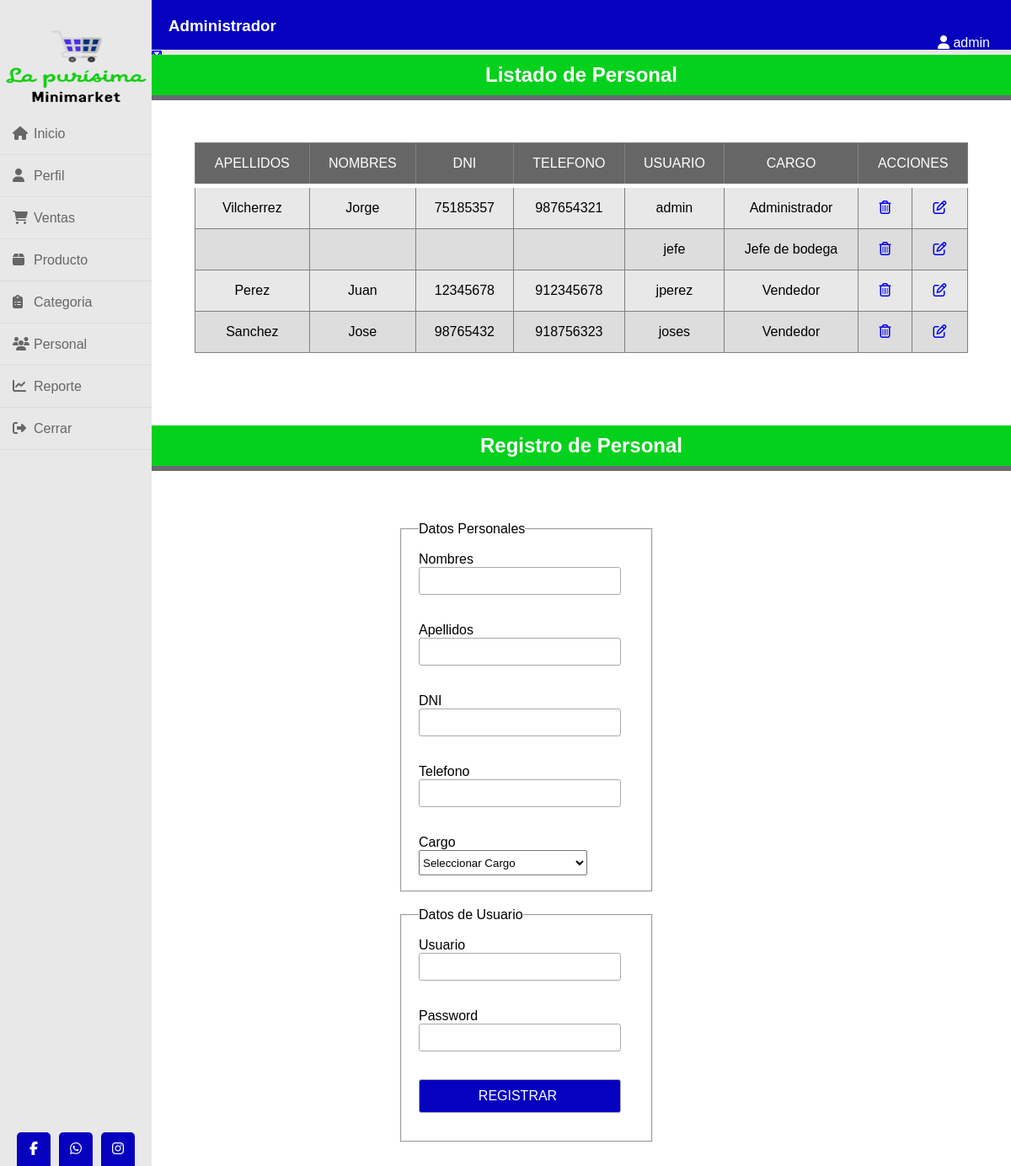
Screenshot of /personal.php (signed in) with the database file from the repository.
### tables this page shows
CREATE TABLE `tipo_usuario` (
  `id_tipoU` int(11) NOT NULL,
  `descripcion` varchar(30) NOT NULL
);

CREATE TABLE `usuario` (
  `id_usuario` int(11) NOT NULL,
  `nombre` varchar(30) NOT NULL,
  `apellidos` varchar(40) NOT NULL,
  `dni` char(8) NOT NULL,
  `telefono` varchar(9) NOT NULL,
  `usuario` varchar(25) NOT NULL,
  `password` varchar(25) NOT NULL,
  `id_tipoU` int(11) NOT NULL,
  `activo` int(11) NOT NULL
);

### personal.php (the view, shortened to what this page needs)
<?php
	$idUser=$_SESSION['login'];
?>
<!DOCTYPE html>
<html>
<head>
	<link rel="stylesheet" href="css/estilos-admin.css">
</head>
<body>
	<div class="general">
		<div class="lateral">
				<img src="img/logooficial.png" width="180" height="100" >
			<ul>
				<li><a href="ventas.php"><i class="fas fa-home"></i>Inicio</a></li>
				<li><a href="perfil.php?id= <?php echo $idUser; ?>"><i class="fas fa-user"></i>Perfil</a></li>
				<?php if ($_SESSION['cargo']==1 || $_SESSION['cargo']==2 || $_SESSION['cargo']==3) { ?><li><a href="ventas.php"><i class="fas fa-shopping-cart"></i>Ventas</a></li><?php } ?>
				<?php if ($_SESSION['cargo']==1 || $_SESSION['cargo']==3) { ?><li><a href="producto.php"><i class="fas fa-box"></i>Producto</a></li><?php } ?>
				<?php if ($_SESSION['cargo']==1 || $_SESSION['cargo']==2) { ?><li><a href="categoria.php"><i class="fas fa-clipboard-list"></i>Categoria</a></li><?php } ?>
				<?php if ($_SESSION['cargo']==1 || $_SESSION['cargo']==2) { ?><li><a href="personal.php"><i class="fas fa-users"></i>Personal</a></li><?php } ?>
				<?php if ($_SESSION['cargo']==1 || $_SESSION['cargo']==2) { ?><li><a href="reporte.php"><i class="fas fa-chart-line"></i>Reporte</a></li><?php } ?>
				<li><a href="cerrar.php"><i class="fas fa-sign-out-alt"></i>Cerrar</a></li>
			</ul>
			<div class="social_media">
				<a href="#"><i class="fab fa-facebook-f"></i></a>
				<a href="#"><i class="fab fa-whatsapp"></i></a>
				<a href="#"><i class="fab fa-instagram"></i></a>
			</div>
		</div>
		<div class="informacion">
			<h3><?php
					$cargo=$_SESSION['cargo'];
					include("conexion.php");
					$solicitud="SELECT *FROM tipo_usuario where id_tipoU=$cargo";
					$resultado=mysqli_query($conexion,$solicitud);
					$fila=mysqli_fetch_array($resultado);
					echo $fila['descripcion'];
				?></h3>
			<a href="#">
				<i class="fa fa-user"></i>
					<?php
						echo $_SESSION['usuario'];
					?>
			</a>
		</div><br>
		<div class="contacto">
			<ul class="nav">
				<li>
					<a href="#"><i class="far fa-plus-circle"></i></a>
				</li>
			</ul>
		</div>
		<div class="conte">
			<h2>Listado de Personal</h2>
			<div style="width: 90%;margin: 50px auto;">
				<?php
				include("conexion.php");
				$solicitud="SELECT *FROM usuario WHERE activo=1";
				$resultado=mysqli_query($conexion,$solicitud);
				?>
				<table border='1' cellspacing="0">
					<thead>
						<tr>
							<td>APELLIDOS</td><td>NOMBRES</td><td>DNI</td><td>TELEFONO</td><td>USUARIO</td><td>CARGO</td><td colspan='2'>ACCIONES</td>
						</tr>
					</thead>
				<?php
					$solicitud2="SELECT  * FROM tipo_usuario INNER JOIN usuario ON tipo_usuario.id_tipoU = usuario.id_tipoU";
					$resultado2=mysqli_query($conexion,$solicitud2);
				while ($fila=mysqli_fetch_array($resultado)) {
					?>
					<tr>
						<td><?php echo $fila['apellidos']; ?></td>
						<td><?php echo $fila['nombre']; ?></td>
						<td><?php echo $fila['dni']; ?></td>
						<td><?php echo $fila['telefono']; ?></td>
						<td><?php echo $fila['usuario']; ?></td>
						<td><?php
							$fila2=mysqli_fetch_array($resultado2);
							if($fila2['id_tipoU']==$fila['id_tipoU'])
								echo $fila2['descripcion'];
							?></td>
						<td><a href="eliminarUs.php?id= <?php echo $fila['id_usuario']; ?>"><i class="far fa-trash-alt"></i></a></td>
						<td><a href="modificarUs.php?id=<?php echo $fila['id_usuario']; ?>"><i class="far fa-edit"></i></a></td>
					</tr>
				<?php 	} ?>
				</table><br><br>
			</div>
			<h2>Registro de Personal</h2>
			<div class="formu">
			<form method="POST" action="guardarUs.php">
				<fieldset style="width: 300px;padding-left: 20px;">
					<legend>Datos Personales</legend><br>
					Nombres <br> <input style='width:240px; padding: 5px 10px 8px 10px;' type='text' name='nombres'><br><br>
					Apellidos <br> <input style='width:240px; padding: 5px 10px 8px 10px;' type='text' name='apellidos'><br><br>
					DNI <br> <input style='width:240px; padding: 5px 10px 8px 10px;' type='text' name='DNI'><br><br>
					Telefono <br> <input style='width:240px; padding: 5px 10px 8px 10px;' type='text' name='telefono'><br><br>
					<div>Cargo <br> <select style='width:200px;height: 30px;' name="id_cargo" id="id_cargo">
					<option value="0">Seleccionar Cargo</option>
						<?php
							include("conexion.php");
							$solicitud2="SELECT *FROM tipo_usuario";
							$resultado2=mysqli_query($conexion,$solicitud2);
							while($fila2 = $resultado2->fetch_assoc()) { ?>
								<option value="<?php echo $fila2['id_tipoU']; ?>"><?php echo $fila2['descripcion']; ?></option>
						<?php } ?></select></div><br>
				</fieldset>	<br>
				<fieldset style="width: 300px;padding-left: 20px;">
					<legend>Datos de Usuario</legend><br>
					Usuario <br> <input style='width:240px; padding: 5px 10px 8px 10px;' type='text' name='usuario'><br><br>
					Password <br> <input style='width:240px; padding: 5px 10px 8px 10px;' type="password" name="password" class="form-control"><br><br>
					<input style="width:240px; padding: 10px 10px 10px 5px;background: #0600bf;color:#fff" type="submit" name="GUARDAR" value="REGISTRAR"><br><br>
				</fieldset>	<br>
			</form>
			</div>
		</div>
</body>
</html>

### css/estilos-admin.css (style rules this page uses)
* { margin: 0; padding: 0; box-sizing: border-box; list-style: none; text-decoration: none; font-family: arial; }
.general { margin:auto; width: 100%; height: 700px; }
.lateral { width: 15%; height: 100%; background-color: #e8e8e8; float: left; position: fixed; padding: 30px 0; }
.lateral ul li { padding: 15px; border-bottom: 1px solid rgba(0,0,0,0.05); border-top:1px solid rgba(255,255,255,0.05); }
.lateral ul li a { color: #666666; display: block; }
.lateral ul li a .fas { width: 25px; }
.lateral .social_media { position: absolute; bottom: 0; left: 50%; transform: translateX(-50%); display: flex; }
.lateral .social_media a { display: block; width: 40px; background: #0600bf; height: 40px; line-height: 40px; text-align: center; margin: 0 5px; color: #fff; border-top-right-radius: 5px; border-top-left-radius: 5px; }
.lateral img { padding: 2px; top:5px; }
.informacion { width: 85%; height: 60px; background-color: #0600bf; float: right; padding: 20px; color: #fff; border-bottom: 1px solid #e0e4e8; }
.informacion a { color: #fff; float: right; margin: 0 5px; }
.contacto { width: 85%; height: 5px; background-color: #e8e8e8; float: right; }
table td { padding: 15px; }
.conte { width: 85%; float: right; }
.conte h2 { text-align: center; padding: 10px; border-bottom: 6px solid #686a72; margin-bottom: 50px; background: #04d11c; color: #fff; }
.formu { width: 50%; margin: auto; padding: 10px 40px; display: flex; flex-wrap: wrap; justify-content: space-between; }
input { margin-bottom: 15px; padding: 15px; font-size: 16px; border-radius: 3px; border:1px solid darkgray; }
table { background-color: #e8e8e8; text-align: center; border-collapse: collapse; width: 100%; }
th, td { padding: 10px; }
thead { background-color: #666666; border-bottom: solid 5px white; color: white; }
tr:nth-child(even) { background-color: #ddd; }

### rows the page displays
tipo_usuario: descripcion "Administrador"
usuario: apellidos "Vilcherrez", nombre "Jorge", dni "75185357", telefono "987654321", usuario "admin", id_tipoU.descripcion "Administrador"
usuario: usuario "jefe", id_tipoU.descripcion "Jefe de bodega"
usuario: apellidos "Perez", nombre "Juan", dni "12345678", telefono "912345678", usuario "jperez", id_tipoU.descripcion "Vendedor"
usuario: apellidos "Sanchez", nombre "Jose", dni "98765432", telefono "918756323", usuario "joses", id_tipoU.descripcion "Vendedor"

### other values shown
$_SESSION['usuario'] "admin"
